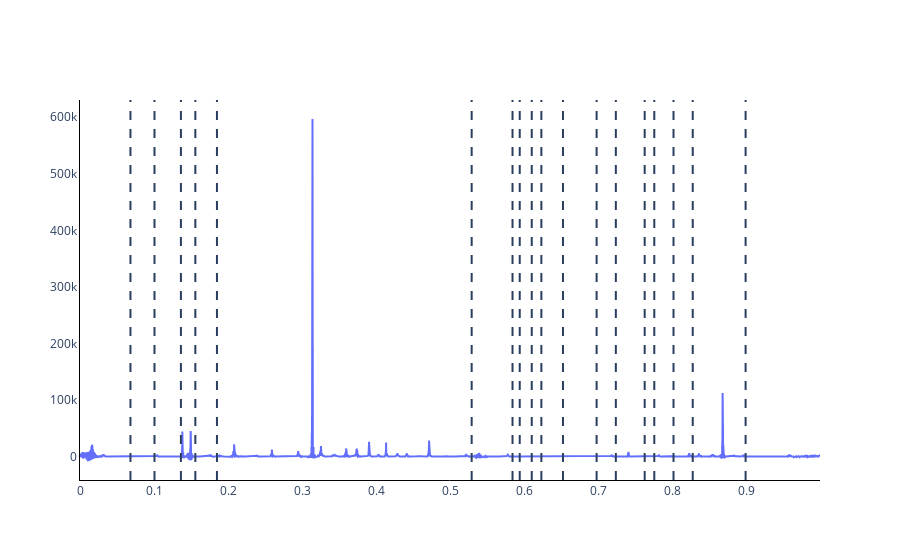

The notebook cell saved with this chart:
### Code cell
for i in range(N):
    print(files[i])
    hand_barycentre = barycenter_from_3ptsHand(path_dir+files[i], plot=False)
    data_traj = take_numpy_subset(hand_barycentre, 0, len(hand_barycentre.index))
    t = np.linspace(0,1,len(data_traj))
    X = Trajectory(data_traj, t)
    X.loc_poly_estimation(X.t, 5, 0.01)
    X.compute_S(scale=True)
    # t_new = np.linspace(0,1,3000)
    Q_GS = X.TNB_GramSchmidt(t)

    # Estimate raw curvature and torsion
    h = 0.002
    Q_GS.compute_neighbors(h)
    mKappa, mTau, mS, mOmega, gam, ind_conv = compute_raw_curvatures(Q_GS, h, Q_GS, False)
    print(len(mS))
    print(np.max(mKappa))
    # t_new = np.linspace(0,1,3000)
    # invS = interp1d(X.S(t_new), t_new)
    # mt = invS(mS/mS[-1])
    # s = interp1d(t, X.S(t))
    
    # ind = np.where(filenames==files[i][:-4])
    # print(ind)
    # bornes_i = np.array(bornes_array[ind][0])/((len(data_traj)-1)*0.01)
    # bornes_s = s(bornes_i)

    # layout = go.Layout(plot_bgcolor='rgba(0,0,0,0)')
    # fig = go.Figure(layout=layout)
    # # fig.add_trace(go.Scatter(x=mS, y=X.Sdot(mt), mode='lines', line=dict(width=2)))
    # fig.add_trace(go.Scatter(x=mt, y=mKappa, mode='lines', line=dict(width=2)))
    # # fig.add_trace(go.Scatter(x=mt, y=mTau, mode='lines', line=dict(width=2)))
    # fig.update_xaxes(showline=True, showgrid=False, linewidth=1, linecolor='black')
    # fig.update_yaxes(showline=True, showgrid=False, linewidth=1, linecolor='black')
    # for i in range(len(np.concatenate(bornes_i))):
    #     fig.add_vline(x=np.concatenate(bornes_i)[i], line_width=2, line_dash="dash")
    # fig.show()

### Figure 1 — Plotly figure (JSON) as saved in the notebook; plotly's stock layout.template omitted (floating-point values rounded to 4 significant figures; data arrays with more than 128 entries replaced by an {"elided": "..."} marker saying what was removed)
{"data": [{"line": {"width": 2}, "mode": "lines", "type": "scatter", "x": {"elided": "42174 float values"}, "y": {"elided": "42174 float values"}}], "layout": {"plot_bgcolor": "rgba(0,0,0,0)", "shapes": [{"line": {"dash": "dash", "width": 2}, "type": "line", "x0": 0.06818, "x1": 0.06818, "xref": "x", "y0": 0, "y1": 1, "yref": "y domain"}, {"line": {"dash": "dash", "width": 2}, "type": "line", "x0": 0.1006, "x1": 0.1006, "xref": "x", "y0": 0, "y1": 1, "yref": "y domain"}, {"line": {"dash": "dash", "width": 2}, "type": "line", "x0": 0.1364, "x1": 0.1364, "xref": "x", "y0": 0, "y1": 1, "yref": "y domain"}, {"line": {"dash": "dash", "width": 2}, "type": "line", "x0": 0.1558, "x1": 0.1558, "xref": "x", "y0": 0, "y1": 1, "yref": "y domain"}, {"line": {"dash": "dash", "width": 2}, "type": "line", "x0": 0.1851, "x1": 0.1851, "xref": "x", "y0": 0, "y1": 1, "yref": "y domain"}, {"line": {"dash": "dash", "width": 2}, "type": "line", "x0": 0.5292, "x1": 0.5292, "xref": "x", "y0": 0, "y1": 1, "yref": "y domain"}, {"line": {"dash": "dash", "width": 2}, "type": "line", "x0": 0.5844, "x1": 0.5844, "xref": "x", "y0": 0, "y1": 1, "yref": "y domain"}, {"line": {"dash": "dash", "width": 2}, "type": "line", "x0": 0.5942, "x1": 0.5942, "xref": "x", "y0": 0, "y1": 1, "yref": "y domain"}, {"line": {"dash": "dash", "width": 2}, "type": "line", "x0": 0.6104, "x1": 0.6104, "xref": "x", "y0": 0, "y1": 1, "yref": "y domain"}, {"line": {"dash": "dash", "width": 2}, "type": "line", "x0": 0.6234, "x1": 0.6234, "xref": "x", "y0": 0, "y1": 1, "yref": "y domain"}, {"line": {"dash": "dash", "width": 2}, "type": "line", "x0": 0.6526, "x1": 0.6526, "xref": "x", "y0": 0, "y1": 1, "yref": "y domain"}, {"line": {"dash": "dash", "width": 2}, "type": "line", "x0": 0.6981, "x1": 0.6981, "xref": "x", "y0": 0, "y1": 1, "yref": "y domain"}, {"line": {"dash": "dash", "width": 2}, "type": "line", "x0": 0.724, "x1": 0.724, "xref": "x", "y0": 0, "y1": 1, "yref": "y domain"}, {"line": {"dash": "dash", "width": 2}, "type": "line", "x0": 0.763, "x1": 0.763, "xref": "x", "y0": 0, "y1": 1, "yref": "y domain"}, {"line": {"dash": "dash", "width": 2}, "type": "line", "x0": 0.776, "x1": 0.776, "xref": "x", "y0": 0, "y1": 1, "yref": "y domain"}, {"line": {"dash": "dash", "width": 2}, "type": "line", "x0": 0.8019, "x1": 0.8019, "xref": "x", "y0": 0, "y1": 1, "yref": "y domain"}, {"line": {"dash": "dash", "width": 2}, "type": "line", "x0": 0.8279, "x1": 0.8279, "xref": "x", "y0": 0, "y1": 1, "yref": "y domain"}, {"line": {"dash": "dash", "width": 2}, "type": "line", "x0": 0.8994, "x1": 0.8994, "xref": "x", "y0": 0, "y1": 1, "yref": "y domain"}], "xaxis": {"linecolor": "black", "linewidth": 1, "showgrid": false, "showline": true}, "yaxis": {"linecolor": "black", "linewidth": 1, "showgrid": false, "showline": true}}}
